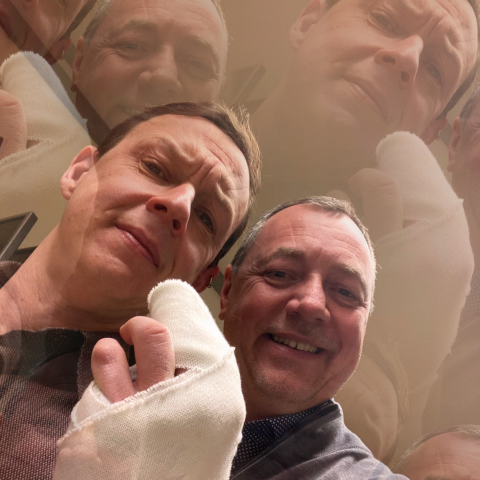
%> input picture U1/Laboruebung 1/s2201.ppm, 480 x 480 px
$ octave u1.m   (GNU Octave 9; MATLAB toolbox functions it lacks are replaced by stand-ins)
%> lines starting %> are read from the running program, lines starting %| are printed output that depends on the picture
### U1/entropie.m
function [H, E_] = entropie(Pu_, N, nBins)
    % Change of Bins
    pu_ = Pu_ / N;
    assert(int8(sum(pu_))==1);
    E_ = zeros(nBins, 1);
    for u = 1:1:nBins
        % Catch NaN
        if Pu_(u) == 0
            % Set to zero instead of NaN
            E_(u) = 0;
        else
            Iu = log2(1/pu_(u));
            E_(u) = pu_(u) * Iu;
        end
    end
    H = sum(E_);
end

### U1/ecdf.m
function [F,X]=ecdf(h,Y)
% ECDF empirical cumulative function
%  NaN's are considered Missing values and are ignored.
%
%  [F,X] = ecdf(Y)
%	calculates empirical cumulative distribution functions (i.e Kaplan-Meier estimate)
%  ecdf(Y)
%  ecdf(gca,Y)
%	without output arguments plots the empirical cdf, in axis gca.
%
% Y 	input data
%	must be a vector or matrix, in case Y is a matrix, the ecdf for every column is computed.
%
% see also: HISTO2, HISTO3, PERCENTILE, QUANTILE


%	$Id: ecdf.m 5814 2009-05-13 16:38:06Z schloegl $
%	Copyright (C) 2009 by Alois Schloegl <a.schloegl@ieee.org>
%       This function is part of the NaN-toolbox
%       http://www.dpmi.tu-graz.ac.at/~schloegl/matlab/NaN/

%    This program is free software; you can redistribute it and/or modify
%    it under the terms of the GNU General Public License as published by
%    the Free Software Foundation; either version 3 of the License, or
%    (at your option) any later version.
%
%    This program is distributed in the hope that it will be useful,
%    but WITHOUT ANY WARRANTY; without even the implied warranty of
%    MERCHANTABILITY or FITNESS FOR A PARTICULAR PURPOSE.  See the
%    GNU General Public License for more details.
%
%    You should have received a copy of the GNU General Public License
%    along with this program; If not, see <http://www.gnu.org/licenses/>.

if ~isscalar(h) || ~ishandle(h) || isstruct(h),
	Y = h;
	h = [];
end;

DIM = [];

        SW = isstruct(Y);
        if SW, SW = isfield(Y,'datatype'); end;
        if SW, SW = strcmp(Y.datatype,'HISTOGRAM'); end;
        if SW,
                [yr,yc]=size(Y.H);
                if ~isfield(Y,'N');
                        Y.N = sum(Y.H,1);
                end;
		f = [zeros(1,yc);cumsum(Y.H,1)];
		for k=1:yc,
			f(:,k)=f(:,k)/Y.N(k);
		end;
		t = [Y.X(1,:);Y.X];

        elseif isnumeric(Y),
		sz = size(Y);
		if isempty(DIM),
		        DIM = min(find(sz>1));
		        if isempty(DIM), DIM = 1; end;
		end;
		if DIM==2, Y=Y.'; DIM = 1; end;

		t = sort(Y,1);
		t = [t(1,:);t];
		N = sum(~isnan(Y),1);
		for k=1:size(Y,2),
			f(:,k)=[0:size(Y,1)]'/N(k);
		end;
	end;

	if nargout<1,
		if  ~isempty(h), axes(h); end;
		stairs(t,f);
	else
		F = f;
		X = t;
	end;

### U1/u1.m
clear;
home;
close all;

% Anzahl der Samples
N = 5000;
% Anzahl der Klassen (Jede Klasse entspricht einem Symbol)
nBins = 256;

% Gleichverteilung
r_ = rand(N, 1);
% Erzeuge Normalverteilung zum Test
% !!! Ist Normalverteilung eine gedächtnisabhängige Quelle?
% Normalverteilung
rn_ = randn(N, 1);

% Plot Zufallszahlen (Samples)
figure('Name', 'Zufallszahlen')
subplot(2, 1, 1);
h = histogram(r_, nBins);
ylabel('N(k)')
xlabel('Klassen k')
subtitle('Einheitsverteilung')
%> (this line was passed over: subtitle is not available in this run)
subplot(2, 1, 2);
hn = histogram(rn_, nBins);
ylabel('N(k)')
xlabel('Klassen k')
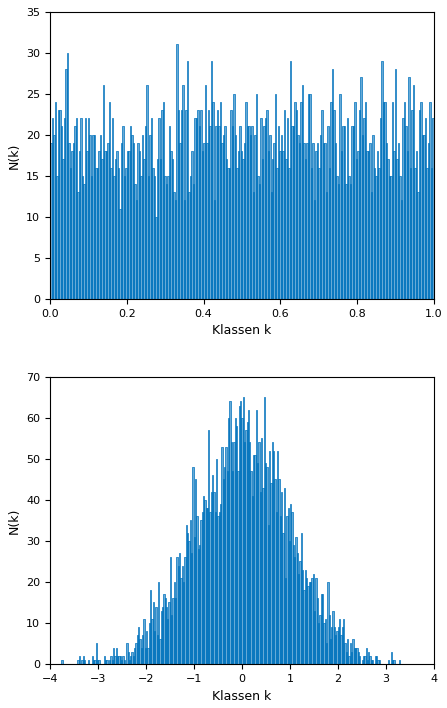
%> figure redrawn from the program's plot data, 2 panels; panel 1: tallest bar 31 high, from x = 0.328 to 0.332; panel 2: tallest bar 65 high, from x = 0.0114 to 0.039
subtitle('Normalverteilung')
%> (this line was passed over: subtitle is not available in this run)

% Entscheidungsgehalt der Quelle
% H0 = Maximalwert der Entropie (Hmax)
H0 = log2(nBins)

% Entropie der Einheitsverteilung
[H, E_] = entropie(h.Values, N, nBins);
% Entropie der Normalverteilung
% Hn < H0 :
% Bestätigung, dass Normalverteilung eine gedächtnisabhängige Quelle ist.
[Hn, En_] = entropie(hn.Values, N, nBins);
% Klassenwerte der Einheitsverteilung
b_ = h.BinEdges;
% Klassenwerte der Normalverteilung
bn_ = hn.BinEdges;

% Plot Schätzwerte für Wahrscheinlichkeiten
figure('Name', 'Wahrscheinlichkeiten')
subplot(2, 1, 1)
% Stellt die Wahrscheinlichkeiten dar, dass ein Wert aus der Klasse
% eintritt.
plot(b_(1:nBins), E_, '.');
xlabel('Klasse k')
ylabel('E(k)')
subtitle('Einheitsverteilung')
%> (this line was passed over: subtitle is not available in this run)
subplot(2, 1, 2)
% Stellt die Wahrscheinlichkeiten dar, dass ein Wert aus der Klasse
% eintritt.
plot(bn_(1:nBins), En_, '.');
xlabel('Klasse k')
ylabel('E(k)')
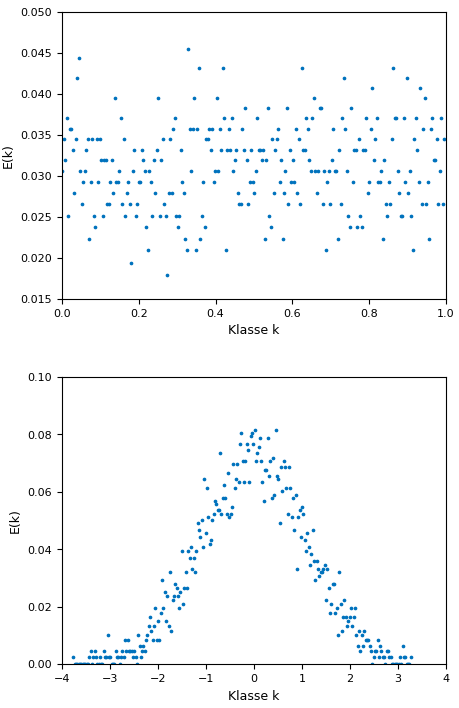
%> figure redrawn from the program's plot data, 2 panels; panel 1: highest point at x = 0.328, y = 0.0455; panel 2: highest point at x = 0.0114, y = 0.0814
subtitle('Normalverteilung')
%> (this line was passed over: subtitle is not available in this run)

% Mittlere Codewortlänge
L_ = zeros(nBins, 1);
for u = 1:1:nBins
    v = h.Values(u);
    if isnan(v)
        v = 0;
    end
    L_(u) = E_(u) * log2(v);
end
% Untere Codewortlänge: H0 = ld(M) => Entscheidungsgehalt

l = sum(L_);
% Redundanz
Rc = l - H


%
% Analyse von Bildquelle.
%
%


% Lade Bilddatei
im0 = imread('Laboruebung 1/s2201.ppm');
%> im0 is the input picture: size 480x480x3 uint8; mean R, G, B 149.8, 112.4, 95.3
% Umwandlung in Grayscale für Intensität
img0 = rgb2gray(im0);
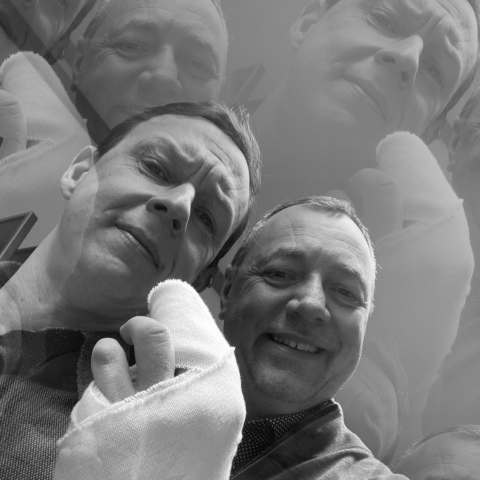
%> img0: size 480x480 uint8; min 6, max 253, mean 121.6

figure('Name', 'Bildanalyse: Histogram / Verteilungsfunktion')
subplot(3, 2, 1)
hi0 = histogram(img0, nBins);
title('s2201.ppm');
sim0 = size(img0);
%> sim0 = [480 480]
[Him0, Eim0_] = entropie(hi0.Values, sim0(1)*sim0(2), nBins);
%> Him0 = 7.46; Eim0_ = 256 values, max 0.0859 at index 125, min 0 at index 29, mean 0.0291
subplot(3, 2, 3)
plot(Eim0_, '.');
title(sprintf("Entropie=%.3f", Him0))
subplot(3, 2, 5)
ecdf(gca, Eim0_);
%> in ecdf, `SW = isstruct(Y);`: SW = false
%> in ecdf, `t = sort(Y,1);`: t = 256 values from 0 to 0.0859
%> in ecdf, `t = [t(1,:);t];`: t = 257 values from 0 to 0.0859
%> in ecdf, `N = sum(~isnan(Y),1);`: N = 256
%> after the loop in ecdf, `for k=1:size(Y,2),`: f = 257 values from 0 to 1

% Lade Bilddatei
im1 = imread('Laboruebung 1/s2202.ppm');
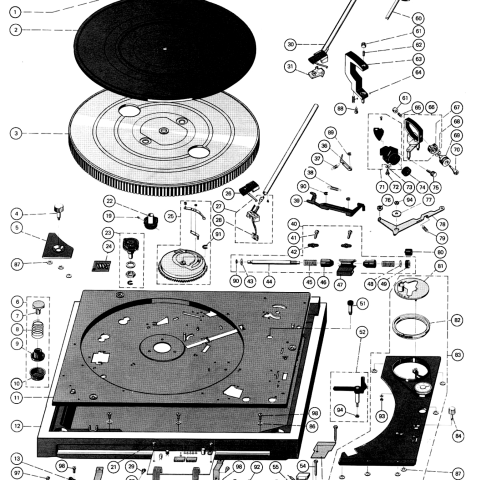
%> input picture U1/Laboruebung 1/s2202.ppm, 480 x 480 px
%> im1 is the input picture: size 480x480x3 uint8; min 0, max 255, mean 188.4
% Umwandlung in Grayscale für Intensität
img1 = rgb2gray(im1);

subplot(3, 2, 2)
hi1 = histogram(img1, nBins);
title('s2202.ppm');
sim1 = size(img1);
%> sim1 = [480 480]
[Him1, Eim1_] = entropie(hi1.Values, sim1(1)*sim1(2), nBins);
%> Him1 = 4.68; Eim1_ = 256 values, max 0.498 at index 256, min 0.00629 at index 67, mean 0.0183
subplot(3, 2, 4)
plot(Eim1_, '.');
title(sprintf("Entropie=%.3f", Him1))
subplot(3, 2, 6)
ecdf(gca, Eim1_);

[v0_, x0_] = ecdf(Eim0_);
%> v0_ = 257 values from 0 to 1; x0_ = 257 values from 0 to 0.0859
[v1_, x1_] = ecdf(Eim1_);
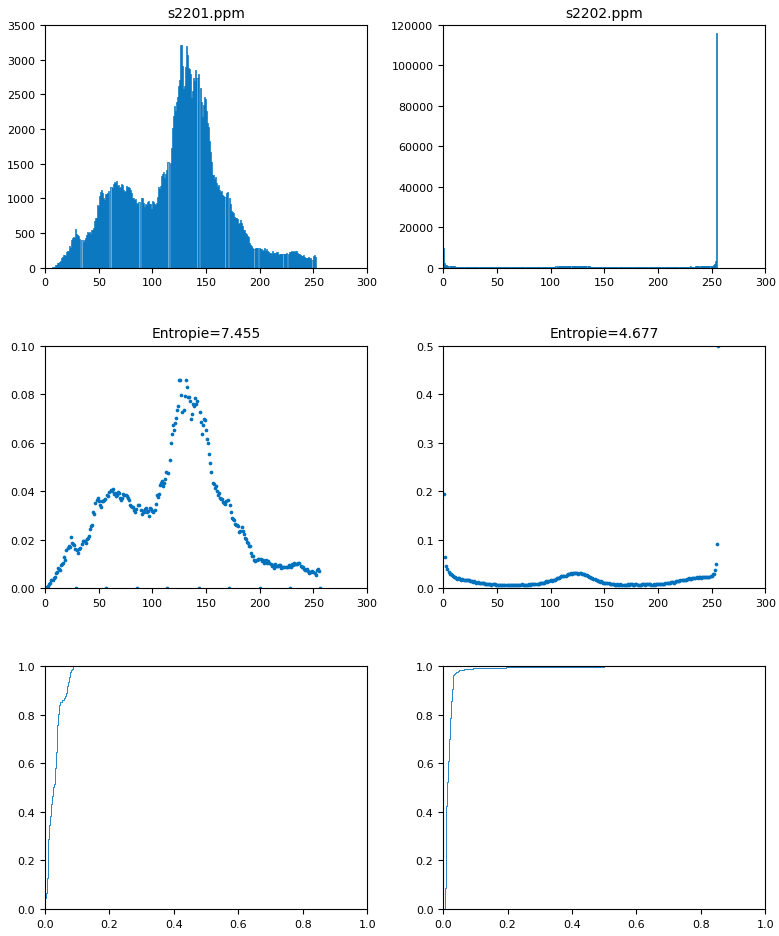
%> figure redrawn from the program's plot data, 6 panels; panel 1: tallest bar 3211 high, from x = 125.6 to 126.6; panel 2: highest point at x = 125, y = 0.0859; panel 4: tallest bar 115980 high, from x = 254 to 255; panel 5: highest point at x = 256, y = 0.498
%> v1_ = 257 values from 0 to 1; x1_ = 257 values from 0.00629 to 0.498

figure('Name', 'Empirische Verteilungsfunktion')
subplot(2, 1, 1)
plot(x0_);
title('s2201.ppm')
subplot(2, 1, 2)
plot(x1_);
title('s2202.ppm')
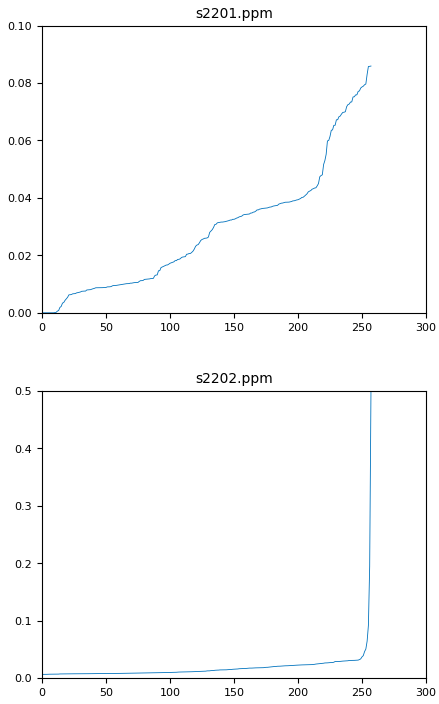
%> figure redrawn from the program's plot data, 2 panels; panel 1: curve peaks at x = 257, y = 0.0859; panel 2: curve peaks at x = 257, y = 0.498
